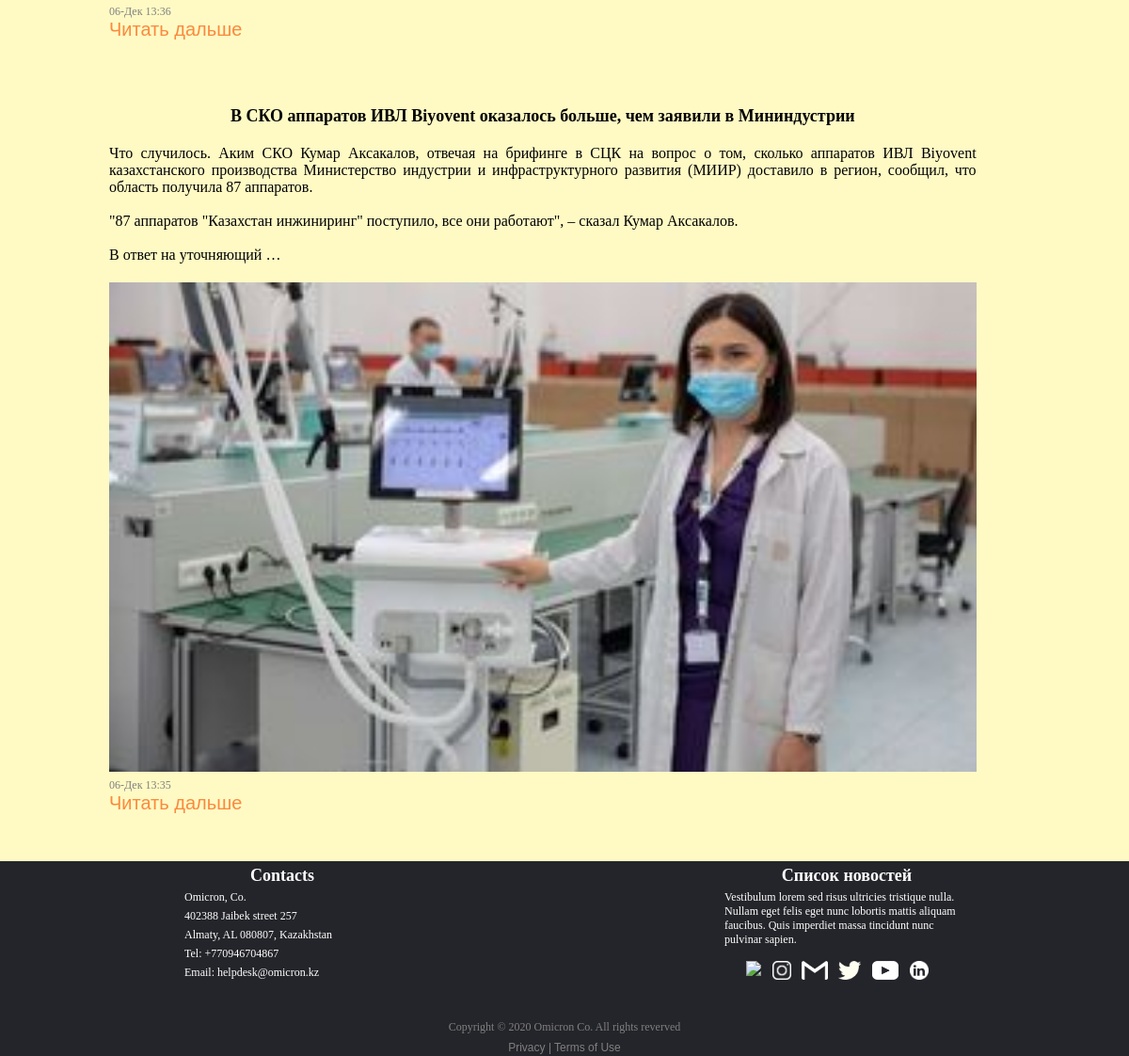
The app's page / (lower part), older data.
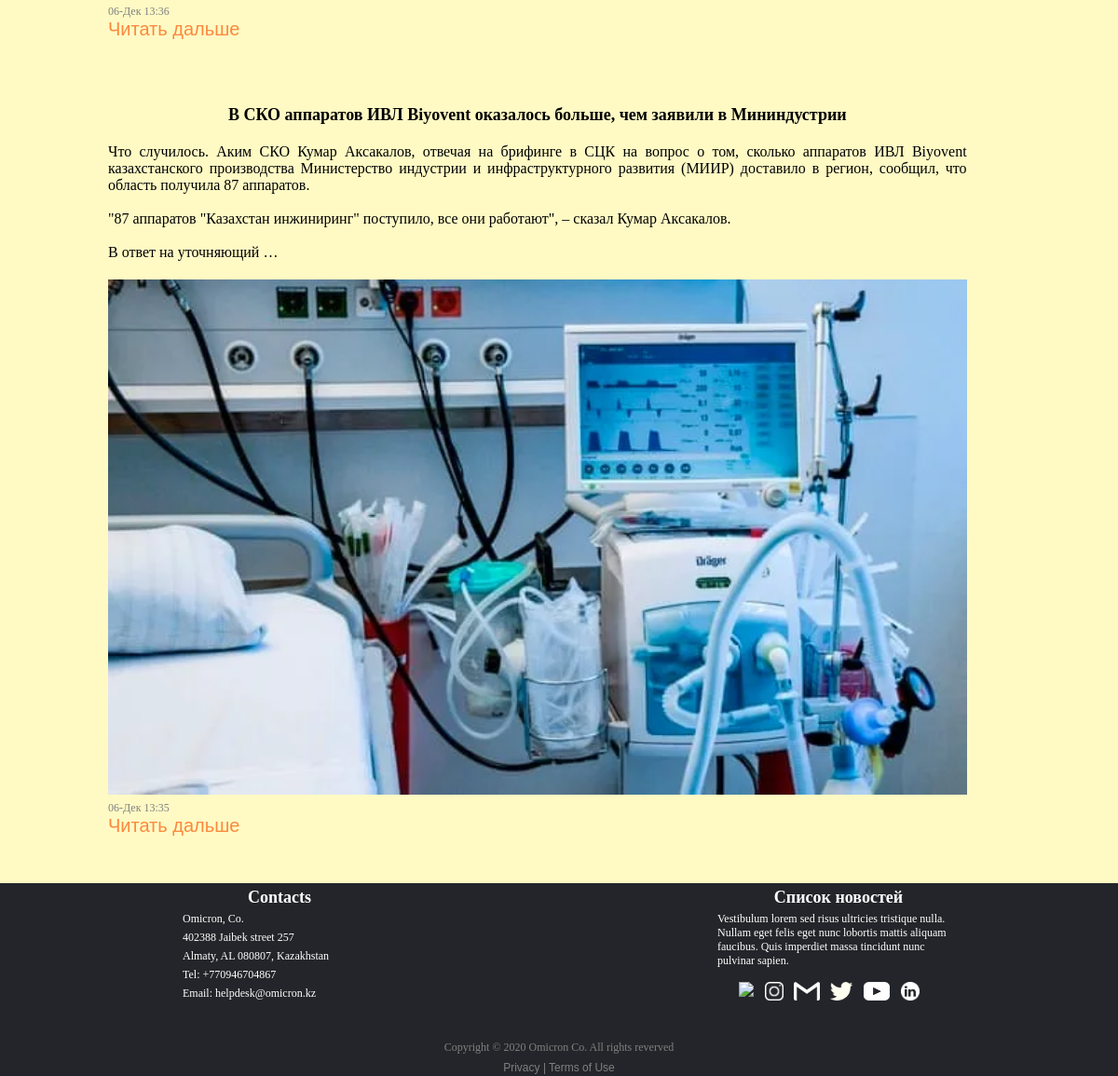
The same page, newer data.
### News/models.py (models this page shows, shortened)
class News(models.Model):
    title = models.CharField(max_length=150, verbose_name='Наименование')
    content = models.TextField(blank=True, verbose_name='Контент')
    create_date = models.DateTimeField(auto_now_add=True, verbose_name='Дата Создание')
    update_date = models.DateTimeField(auto_now=True, verbose_name='Дата изменение')
    photo = models.ImageField(upload_to='photos/%m%d', verbose_name='Фото', blank=True, null=True)
    is_published = models.BooleanField(default=True, verbose_name='Публиковано')
    category = models.ForeignKey('Category', on_delete=models.PROTECT, null=True, verbose_name='Категория')
    def get_absolute_url(self):
        return reverse('news', kwargs={'news_id':self.pk})
    class Meta:
        verbose_name = 'Новость'
        verbose_name_plural = 'Новости'
        ordering = ['-create_date']

### News/views.py (the view)
# urls.py: path('', index, name = 'home'),
def index(request):
    news = News.objects.filter(is_published=True)
    con = {
        'news': news,
        'title': 'Список новостей',
    }
    return render(request, template_name='news/index.html', context=con)

### News/models.py (called while the page is built)
    def get_absolute_url(self):
        return reverse('category', kwargs={'category_id':self.pk})

### News/templatetags/news_tag.py (called while the page is built)
@register.simple_tag()
def get_category():
    return Category.objects.all()

### News/templates/news/index.html (shortened to what this page needs)
{% extends "base.html" %}
{% block content %}
{% for item in news %}
<div class="card" id="hood" style="max-width: 1000px;">
  <h3 class="card-title" id="cont" style="width: 96%;">{{item.title}}</h3>
  <p class="paragraf" style="width: 96%;">{{item.content|linebreaksbr|truncatewords:50}}</p>
  <img src="/photos/{{item.photo}}" class="news-img" style="width: 96%;"><br>
  <label style="font-size: 12px;" class="news-data">{{item.create_date | date:'d-M H:i'}}</label><br>
  <a href="{{item.get_absolute_url}}" class="btn-news">Читать дальше</a>
</div>
{% endfor %}
{% endblock %}

Row changes from the older to the newer data that the page shows:
changed News "В СКО аппаратов ИВЛ Biyovent оказалось больше, чем заявили в Мининдустрии": photo: a different picture
